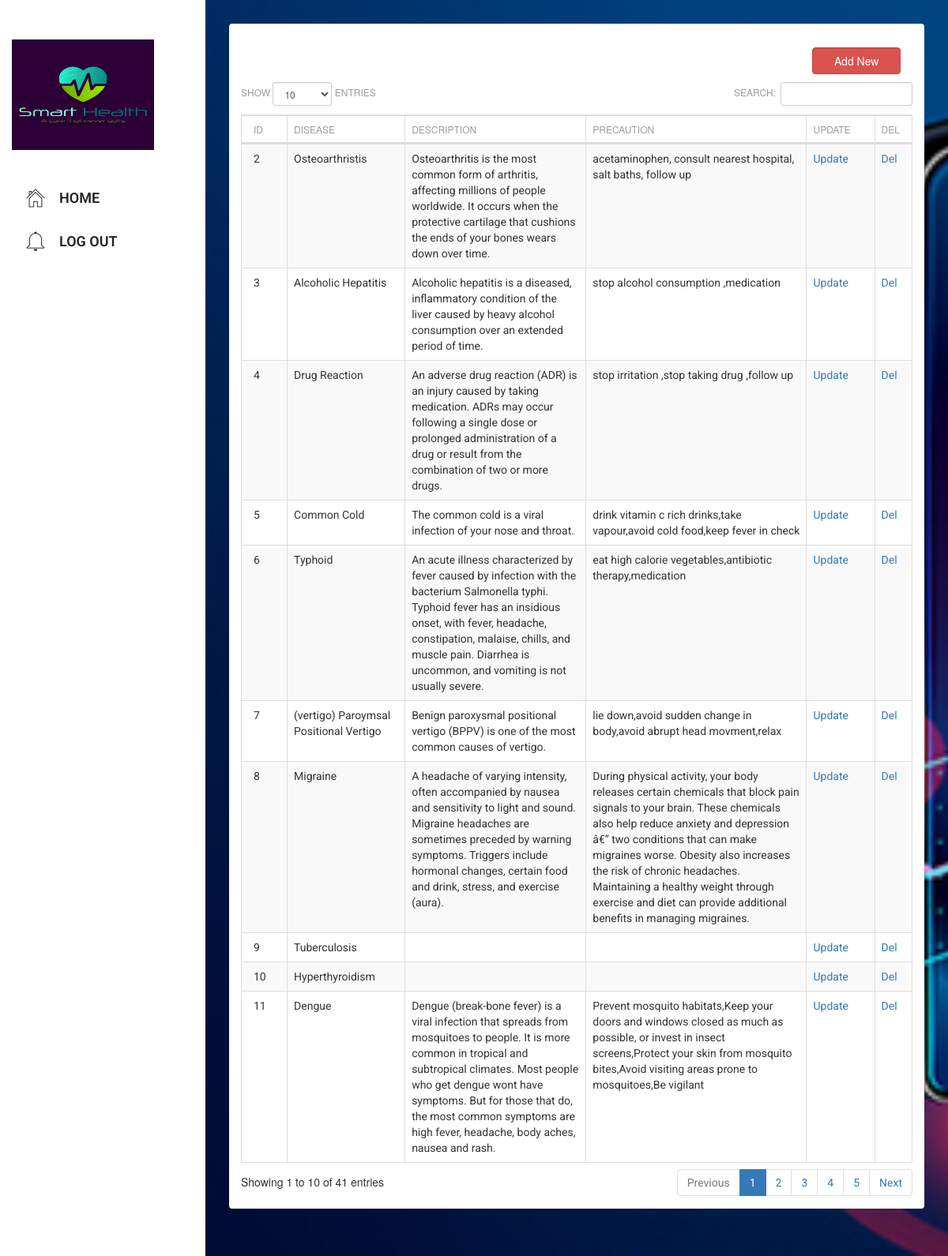
Screenshot of /php/health_monitoring/disease_tbl/select.php with the database file from the repository.
### tables this page shows
CREATE TABLE IF NOT EXISTS `disease` (
  `id` int(11) NOT NULL AUTO_INCREMENT,
  `disease` varchar(100) NOT NULL,
  `description` text NOT NULL,
  `precaution` text NOT NULL,
  PRIMARY KEY (`id`)
);

### php/health_monitoring/disease_tbl/tables.php (called while the page is built, shortened)
<?php
$table="disease";
?>

### php/health_monitoring/disease_tbl/select.php (the view, shortened to what this page needs)
<?php
include("tables.php");
include("../header_inner.php");
$i=0;
?>
		<link rel="stylesheet" type="text/css" href="datatables.min.css">
<div class="">
<?php
	echo "<div class='col-sm-2' style='float:right;margin-bottom:10px;'><form action='form.php' method='post'><input type='submit' name='view' value='Add New' class='form-control btn-danger'></form></div>";
?>
<div class="clearfix"></div>
<table id="example" class="table table-striped table-bordered dataTable no-footer" cellspacing="0"  role="grid" aria-describedby="example_info" >
          <?php
		  include("../connection.php");
	?>
	<?php
		  $result2 = mysqli_query($con,"SHOW FIELDS FROM $table");
 echo "<thead><tr>";
while ($row2 = mysqli_fetch_array($result2))
 {
  $name=$row2['Field'];
  echo "<th>".
  str_replace('_', ' ', $name)
  ."</th>";
 $i++;
 }
 echo "
<th>Update</th>
 <th>Del</th>
 </tr></thead>";
   echo "<tbody>";
 	$result = mysqli_query($con,"SELECT * FROM $table ");
		while($row = mysqli_fetch_array($result))
		{
		$id=$row['0'];
		echo "<tr>";
		for($k=0;$k<$i;$k++)
		{
			if($k==30)
			{
			  $sql2 = "select *  from customer where id='$_SESSION[userid]' ";
    $result2 = mysqli_query($con, $sql2) or die("Error in Selecting " . mysqli_error($connection));
$row2 =mysqli_fetch_array($result2);
			echo "<td >  $row2[contact_person]</td>";
			}
			elseif($k==31)
			{
			echo "<td class='hiddentd'> $row[content] </td>";
			}
				elseif($k==40)
			{
			echo "<td > <img src='uploads/$row[$k]' width='100'></td>";
			}
			else
			{
			echo "<td >$row[$k]</td>";
			}
		}
			echo "
			<td><a href='update.php?id=$id'>Update</a></td>
			<td><a href='?del_id=$id' onclick='return rem()'>Del</a></td>
			</tr>";
		}
        ?>
        </tbody>
    </table>
    </div>

### php/health_monitoring/common/menu.php (shortened to what this page needs)
?><!doctype html>
<html lang="en">
<head>
    <link href="../assets/css/bootstrap.min.css" rel="stylesheet" />
    <link href="../assets/css/animate.min.css" rel="stylesheet"/>
    <link href="../assets/css/light-bootstrap-dashboard.css" rel="stylesheet"/>
    <link href="../assets/css/demo.css" rel="stylesheet" />
    <link href="../common/font-awesome.min.css" rel="stylesheet">
    <link href="../assets/css/pe-icon-7-stroke.css" rel="stylesheet" />
</head>
<body>
<div class="wrapper">
<div class="sidebar" data-color="yh">
    	<div class="sidebar-wrapper">
            <div class="logo">
            <br/> <br/>
               <a href="../dashboard/dashboard.php"><img src="../common/core-img/logo.png"  width="180" height="140"></a>
            </div>
            <ul class="nav">
                <li >
                    <a href="../dashboard/dashboard.php">
                        <i class="pe-7s-home"></i>
                        <p style="font-size:18px">Home</p>
                    </a>
                </li>
                 <li>
                    <a href="../login/login.php?status=logout">
                        <i class="pe-7s-bell"></i>
                         <p style="font-size:18px">Log Out</p>
                    </a>
                </li>
            </ul>
    	</div>
    </div>
    <div class="main-panel" style=" background-image: url(../dashboard/digital.jpg); background-size:cover;">

### php/health_monitoring/header_inner.php (shortened to what this page needs)
<?php
include("../common/menu.php");
?>
        <div class="content">
            <div class="container-fluid">
                <div class="row">
                    <div class="col-md-12">
                        <div class="card">
                            <div class="header">
                            </div>
                             <div class="content">

### rows the page displays
disease: id "2", disease "Osteoarthristis", description "Osteoarthritis is the most common form of arthritis, affecting millions of people worldwide. It occurs when the protective cartilage that cushions the ends of your bones wears down over time.", precaution "acetaminophen, consult nearest hospital, salt baths, follow up"
disease: id "3", disease "Alcoholic Hepatitis", description "Alcoholic hepatitis is a diseased, inflammatory condition of the liver caused by heavy alcohol consumption over an extended period of time.", precaution "stop alcohol consumption ,medication"
disease: id "4", disease "Drug Reaction", description "An adverse drug reaction (ADR) is an injury caused by taking medication. ADRs may occur following a single dose or prolonged administration of a drug or result from the combination of two or more drugs.", precaution "stop irritation ,stop taking drug ,follow up"
disease: id "5", disease "Common Cold", description "The common cold is a viral infection of your nose and throat.", precaution "drink vitamin c rich drinks,take vapour,avoid cold food,keep fever in check"
disease: id "6", disease "Typhoid", description "An acute illness characterized by fever caused by infection with the bacterium Salmonella typhi. Typhoid fever has an insidious onset, with fever, headache, constipation, malaise, chills, and muscle pain. Diarrhea is uncommon, and vomiting is not usually severe.", precaution "eat high calorie vegetables,antibiotic therapy,medication"
disease: id "7", disease "(vertigo) Paroymsal Positional Vertigo", description "Benign paroxysmal positional vertigo (BPPV) is one of the most common causes of vertigo.", precaution "lie down,avoid sudden change in body,avoid abrupt head movment,relax"
disease: id "8", disease "Migraine", description "A headache of varying intensity, often accompanied by nausea and sensitivity to light and sound. Migraine headaches are sometimes preceded by warning symptoms. Triggers include hormonal changes, certain food and drink, stress, and exercise (aura).", precaution "During physical activity, your body releases certain chemicals that block pain signals to your brain. These chemicals also help reduce anxiety and depression â€” two conditions that can make migraines worse. Obesity also increases the risk of chronic headaches. Maintaining a healthy weight through exercise and diet can provide additional benefits in managing migraines."
disease: id "9", disease "Tuberculosis"
disease: id "10", disease "Hyperthyroidism"
disease: id "11", disease "Dengue", description "Dengue (break-bone fever) is a viral infection that spreads from mosquitoes to people. It is more common in tropical and subtropical climates. Most people who get dengue wont have symptoms. But for those that do, the most common symptoms are high fever, headache, body aches, nausea and rash.", precaution "Prevent mosquito habitats,Keep your doors and windows closed as much as possible, or invest in insect screens,Protect your skin from mosquito bites,Avoid visiting areas prone to mosquitoes,Be vigilant"

### other values shown
str_replace('_', ' ', $name) "ID"
str_replace('_', ' ', $name) "DISEASE"
str_replace('_', ' ', $name) "DESCRIPTION"
str_replace('_', ' ', $name) "PRECAUTION"
